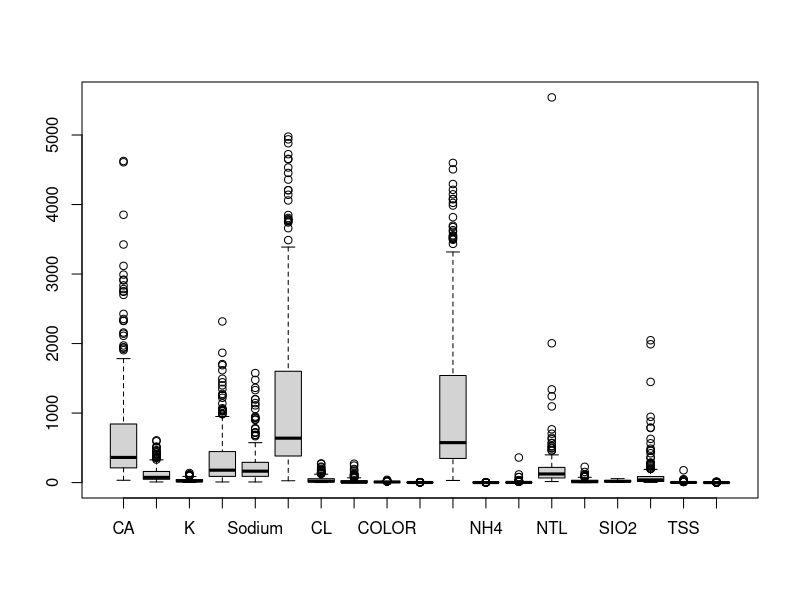
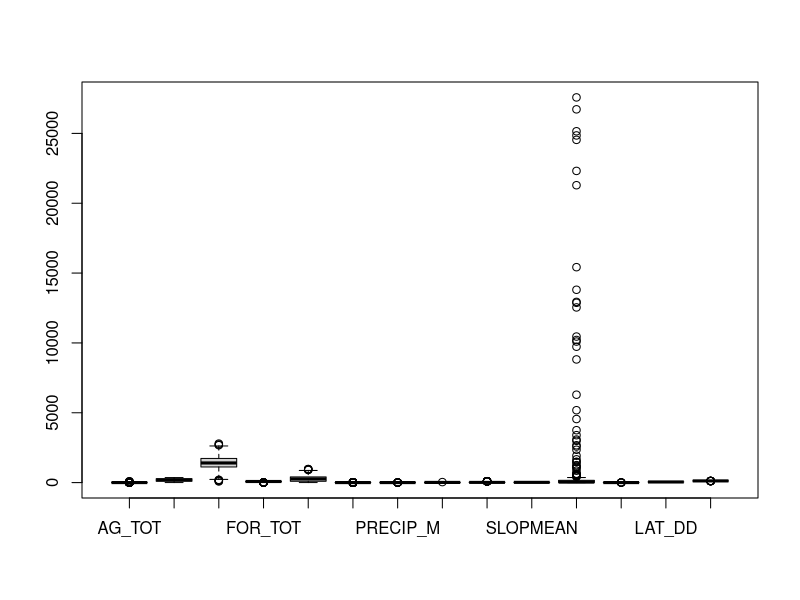
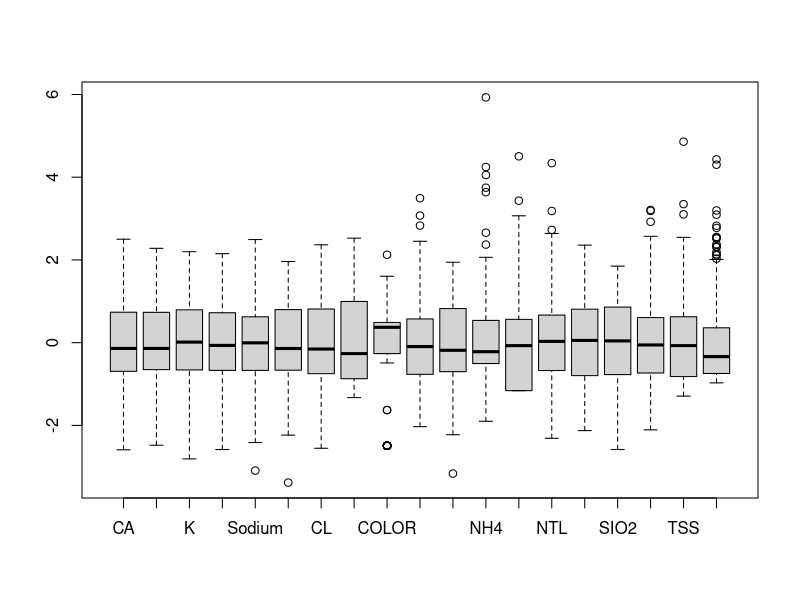
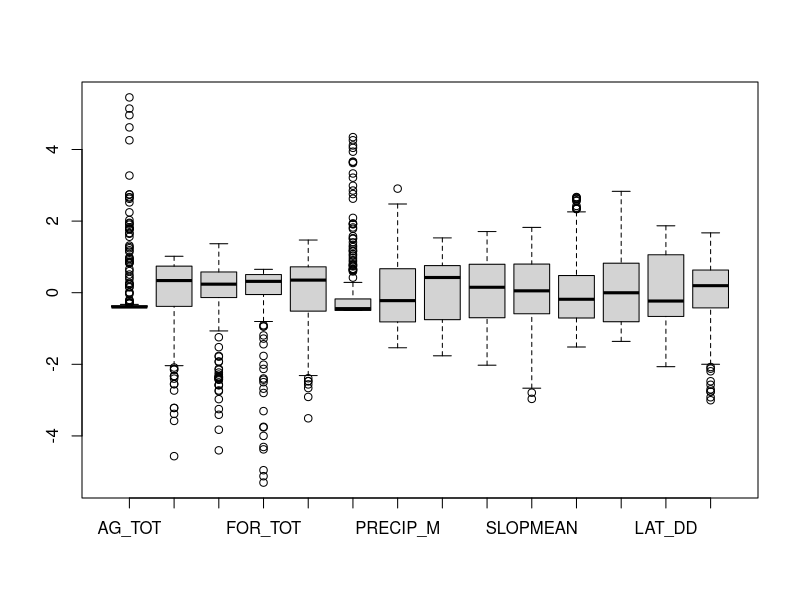

Source code (R) for these figures, in order: (Note: this script raises an error after producing the figures.)
#Bern Romey 08Feb15, hw3rda portion.  Lecture 6 & 7 slide presentation

#Data
#----
dta <- read.csv("wemap_pnw_rda_HW.csv")
pnw <- na.omit(dta) #remove missing data
rm(dta)
str(pnw)

#Centered to zero with Z-score
wq <-pnw[c(2:20)] #water quality variables (unconstrained)
ws <-pnw[c(21:34)]#watershed variables (constrained)
boxplot(wq)
boxplot(ws)
#log transformed, centered to Z-score
wq.l <-log(wq+1) #water quality variables (dependant/response)
ws.l <-log(ws+1) #watershed variables (independant/explanatory)
boxplot(scale(wq.l))
boxplot(scale(ws.l))

cor.matrix(wq.l)
cor.matrix(ws.l)

#RDA
#----
library(vegan)
library(MASS)
mod<-rda(wq.l~.,data=ws.l, scale=T) #Full RDA model

plot(mod, type="n") #triplot
points(mod, pch=21, col="darkgreen", bg="lightgrey", cex=1.2)
text(mod, dis="cn", col="red")
text(mod, "species", col="black", cex=0.8)
#water quality response variable(Y=black) letters, watershed explanatory variable are (X=red) vectors, and sites are green/grey dots.


#1 RDA Full model
mod #Inertia is variance (Lec 6)
#How well two matrices are associated? (constrained inertia)

summary(mod) #Species scores is eigenvectors

#Is the RDA model relationship between the two matrices significant?	(anova.cca: global permutation test)
#Can the RDA model be reduced?(step selection with AIC plus VIF)
anova.cca(mod) #yes, p-value < 0.05                 

#2 RDA reduced model
#How well two matrices are associated? (constrained inertia)
#Is the RDA model relationship between the two matrices significant?  (anova.cca: global permutation test)

#How many RDA axes are significant? (anova.cca: by “axis”)- below
#How many RDA axes to interpret? (eigenvalues for each axis)
#What each RDA axis represents? (Biplot scores for constraining variables)
#What are spatial patterns/trends among sites in the reduced RDA space? 
# Compare spatial patterns/trends among sites between PCA and RDA plots 
# Compare eigenvalues of RDA1 and PC1 
# Interpret the relationships between the two matrices using key results

#3 Variance partition with partial RDA: (lec 7, slide 42)

#Can we group Xs into big categories (natural vs. anthropogenic)?
# Which category of Xs is more important than others (varpart) on Ys?
# What are their interactive effects on Ys?


#----


vif.cca(mod)#Redundancy among species (Veriance inflation factor)
# VIF > 4 or 5 suggests multi-collinearity; VIF > 10 is strong evidence 
#that collinearity is affecting the regression coefficients.

#Selection procedure (AIC approach)- Hybrid approach, search method that compares models sequentially

#Full model (with all Xs):
rda.ws<-rda(wq.l ~.,data=ws.l,scale=T)
#Null model (with no Xs):
rda.0<-rda(wq.l ~1, data=ws.l, scale=T)
#Hybrid selection:
rda.1<-step(rda.0, scope=formula(rda.ws))

#Run VIF again on new selection.  See if there are any multi-col > 5
#If yes, regress and drop higher ones that are correlated
ws.l1 <-ws.l[-c(2,5)]
rda.1<-rda(wq.l ~.,data=ws.l1,scale=T)
vif.cca(rda.1) #All multi-col < 5

#Test if RDA is significant
anova.cca(rda.ws, step=1000)

#Test if RDA axis is significant
anova.cca(rda.ws,by='axis', step=1000)

plot(rda.1, type="n") #triplot
points(rda.1, pch=21, col="darkgreen", bg="lightgrey", cex=1.2)
text(rda.1, dis="cn", col="red")
text(rda.1, "species", col="black", cex=0.8)

